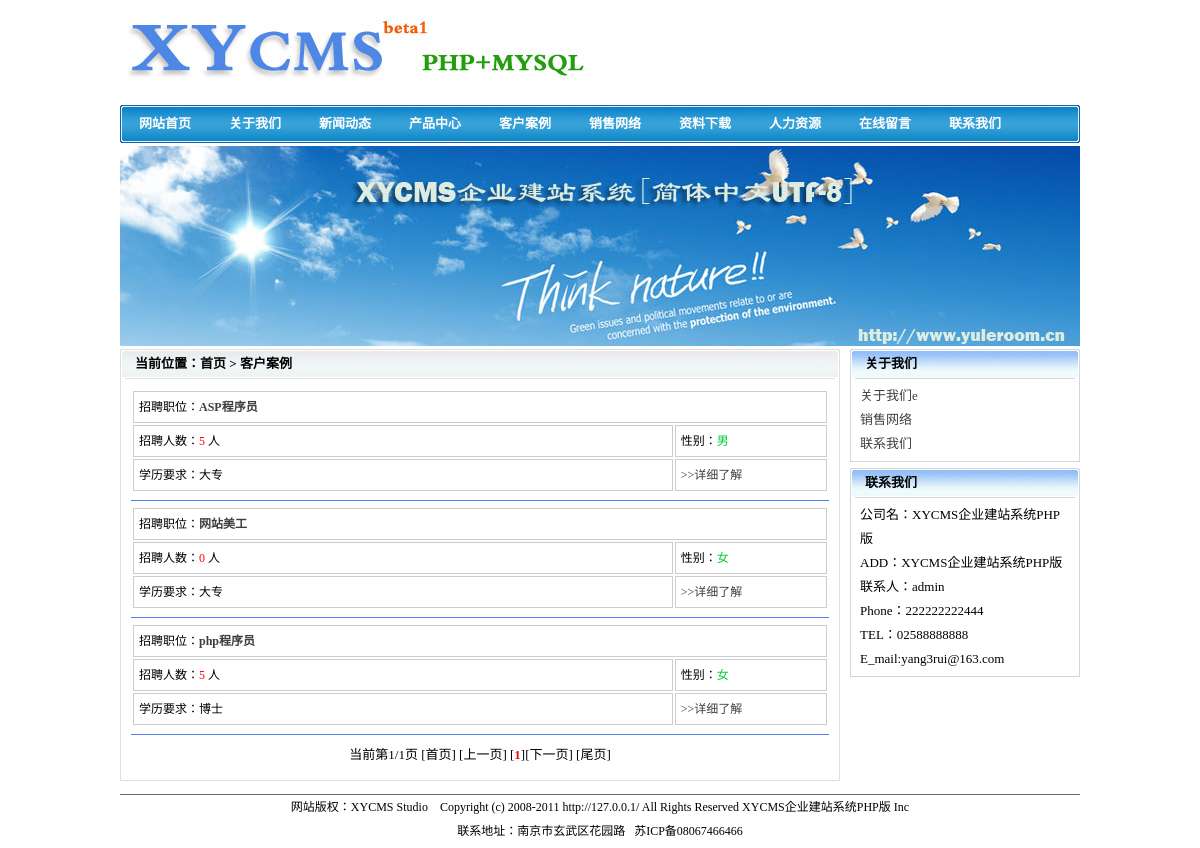
Screenshot of /careers.php with the database file from the repository.
### tables this page shows
CREATE TABLE IF NOT EXISTS `config` (
  `id` int(11) NOT NULL AUTO_INCREMENT,
  `wzname` varchar(255) NOT NULL,
  `descriptions` varchar(255) NOT NULL,
  `keywords` varchar(255) NOT NULL,
  `wzurl` varchar(255) NOT NULL,
  `icp` varchar(255) NOT NULL,
  `managename` varchar(255) NOT NULL,
  `email` varchar(255) NOT NULL,
  `telnum` varchar(255) NOT NULL,
  `phonenum` bigint(20) NOT NULL,
  `faxnum` varchar(255) NOT NULL,
  `qqnum` bigint(20) NOT NULL,
  `address` varchar(255) NOT NULL,
  `wzlogo` varchar(255) NOT NULL,
  `wzlogow` int(11) NOT NULL,
  `wzlogoh` int(11) NOT NULL,
  `gbook_sh` int(11) NOT NULL,
  `on_run` int(11) NOT NULL,
  `off_dc` text NOT NULL,
  PRIMARY KEY (`id`)
);

CREATE TABLE IF NOT EXISTS `menu` (
  `id` int(11) NOT NULL AUTO_INCREMENT,
  `m_title` varchar(255) NOT NULL,
  `m_url` varchar(255) NOT NULL,
  `m_open` varchar(255) NOT NULL,
  `m_px` int(11) NOT NULL,
  PRIMARY KEY (`id`)
);

CREATE TABLE IF NOT EXISTS `xy_zp` (
  `id` int(11) NOT NULL AUTO_INCREMENT,
  `title` varchar(255) NOT NULL,
  `keywords` varchar(255) NOT NULL,
  `descriptions` varchar(255) NOT NULL,
  `renshu` int(11) NOT NULL,
  `degree` varchar(255) NOT NULL,
  `sex` varchar(255) NOT NULL,
  `content` text NOT NULL,
  `c_date` datetime NOT NULL,
  PRIMARY KEY (`id`)
);

CREATE TABLE IF NOT EXISTS `common` (
  `id` int(11) NOT NULL AUTO_INCREMENT,
  `title` varchar(255) NOT NULL,
  `keywords` varchar(255) NOT NULL,
  `descriptions` varchar(255) NOT NULL,
  `pl_id` int(11) NOT NULL,
  `info_from` varchar(255) NOT NULL,
  `info_auth` varchar(255) NOT NULL,
  `content` text NOT NULL,
  `c_date` datetime NOT NULL,
  PRIMARY KEY (`id`)
);

### careers.php (the view, shortened to what this page needs)
<?php include_once 'inc/xycms.php';?>
<?php include_once 'pages.php';?>
<!DOCTYPE html PUBLIC "-//W3C//DTD XHTML 1.0 Transitional//EN" "http://www.w3.org/TR/xhtml1/DTD/xhtml1-transitional.dtd">
<html xmlns="http://www.w3.org/1999/xhtml">
<head>
<link href="style/index.css" type="text/css" rel="stylesheet" />
</head>
<body>
<div id="contain">
  <div id="head">
    <?php include_once 'header.php';?>
  </div>
  <div id="focus">
    <img src="adv/focus.jpg" alt="焦点图" />
  </div>
  <div id="dc">
    <div class="dc_l">
      <div class="dc_l_t">
        <h3>当前位置：首页 > 客户案例</h3>
      </div>
      <div class="dc_l_c">
        <div class="dc_l_c_c">
          <?php
			$page_size=5;
			$sub_pages=10;
			$pageCurrent=$_GET["page"];
			if(!$pageCurrent) $pageCurrent=1;
			$sub_nums = ($pageCurrent-1)*$page_size;
			$subPage_link="careers.php?page=";
			$query="select count(*) as total from xy_zp order by id desc";
			$sqlsql = "select * from xy_zp order by id desc limit $sub_nums,$page_size";
			$res=mysql_query($query);
			$nums=mysql_result($res,0,"total");
			$ttd=mysql_query($sqlsql);
			while($rs =mysql_fetch_array($ttd)){
			?>
          <div class="rlzy">
            <table width="100%">
              <tr>
                <td colspan="2" class="gkktd">招聘职位：<a href="showcareers.php?id=<?php echo $rs['id'];?>" target="_self"><strong><?php echo $rs['title'];?></strong></a></td>
              </tr>
              <tr>
                <td width="78%" class="gkktd">招聘人数：<font color="#FF0000"><?php echo $rs['renshu'];?></font> 人</td>
                <td width="22%" class="gkktd">性别：<font color="#00CC33"><?php echo $rs['sex'];?></font></td>
              </tr>
              <tr>
                <td class="gkktd">学历要求：<?php echo $rs['degree'];?></td>
                <td class="gkktd"><a href="showcareers.php?id=<?php echo $rs['id'];?>" target="_self">>>详细了解</a></td>
              </tr>
            </table>
          </div>
          <div class="line5">
          </div>
          <?php } ?>
          <div class="pages"><?php $subPages=new SubPages($page_size,$nums,$pageCurrent,$sub_pages,$subPage_link,2); ?></div>
        </div>
      </div>
    </div>
    <div class="dc_r">
      <div class="dc_r_t">
        <h3>关于我们</h3>
      </div>
      <div class="dc_r_c">
        <div class="dc_r_c_c">
          <ul>
            <?php echo xycms_commonlist();?>
          </ul>
        </div>
      </div>
      <div class="dc_r_t">
        <h3>联系我们</h3>
      </div>
      <div class="dc_r_c">
        <div class="dc_r_c_c">
          <ul>
            <li>公司名：<?php echo $wzname;?></li>
            <li>ADD：<?php echo $wzname;?></li>
            <li>联系人：<?php echo $managename;?></li>
            <li>Phone：<?php echo $phonenum;?></li>
            <li>TEL：<?php echo $telnum;?></li>
            <li>E_mail:<?php echo $email;?></li>
          </ul>
        </div>
      </div>
    </div>
  </div>
  <div id="foot">
    <?php include_once 'footer.php'; ?>
  </div>
</div>
</body>
</html>

### header.php (shortened to what this page needs)
<div class="h_logo">
  <img src="<?php echo $wzlogo;?>" width="<?php echo $wzlogow;?>" height="<?php echo $wzlogoh;?>" alt="<?php echo $wzname;?>" />
</div>
<div class="h_nav">
  <ul>
    <?php
    $sql="select * from menu order by m_px asc";
    $result=mysql_query($sql);
    while($rs=mysql_fetch_array($result)){
    ?>
    <li><a href="<?php echo $rs['m_url'];?>" target="<?php echo $rs['m_open'];?>" title="<?php echo $rs['m_title'];?>"><?php echo $rs['m_title'];?></a></li>
    <?php
    }
	?>
  </ul>
</div>

### pages.php (shortened to what this page needs)
<?php
class SubPages{
private $current_page;
private $sub_pages;
private $pageNums;
private $subPage_link;
function __construct($each_disNums,$nums,$current_page,$sub_pages,$subPage_link,$subPage_type){
   if(!$current_page){
    $this->current_page=1;
   }else{
    $this->current_page=intval($current_page);
   }
   $this->sub_pages=intval($sub_pages);
   $this->pageNums=ceil($nums/$each_disNums);
   $this->subPage_link=$subPage_link;
   $this->show_SubPages($subPage_type);
}
function show_SubPages($subPage_type){
   if($subPage_type == 1){
    $this->subPageCss1();
   }elseif ($subPage_type == 2){
    $this->subPageCss2();
   }
}
function construct_num_Page(){
   if($this->pageNums < $this->sub_pages){
    $current_array=array();
    for($i=0;$i<$this->pageNums;$i++){
     $current_array[$i]=$i+1;
    }
   }
   return $current_array;
}
function subPageCss2(){
   $subPageCss2Str="";
   $subPageCss2Str.="当前第".$this->current_page."/".$this->pageNums."页 ";
   if($this->current_page > 1){
    $firstPageUrl=$this->subPage_link."1";
    $prewPageUrl=$this->subPage_link.($this->current_page-1);
    $subPageCss2Str.="[<a href='$firstPageUrl'>首页</a>] ";
    $subPageCss2Str.="[<a href='$prewPageUrl'>上一页</a>] ";
   }else {
    $subPageCss2Str.="[首页] ";
    $subPageCss2Str.="[上一页] ";
   }
   $a=$this->construct_num_Page();
   for($i=0;$i<count($a);$i++){
    $s=$a[$i];
    if($s == $this->current_page ){
     $subPageCss2Str.="[<span style='color:red;font-weight:bold;'>".$s."</span>]";
    }else{
     $url=$this->subPage_link.$s;
     $subPageCss2Str.="[<a href='$url'>".$s."</a>]";
    }
   }
   if($this->current_page < $this->pageNums){
    $lastPageUrl=$this->subPage_link.$this->pageNums;
    $nextPageUrl=$this->subPage_link.($this->current_page+1);
    $subPageCss2Str.=" [<a href='$nextPageUrl'>下一页</a>] ";
    $subPageCss2Str.="[<a href='$lastPageUrl'>尾页</a>] ";
   }else {
    $subPageCss2Str.="[下一页] ";
    $subPageCss2Str.="[尾页] ";
   }
   echo $subPageCss2Str;
}
}
?>

### inc/xycms.php (shortened to what this page needs)
<?php
$sql="select * from config where id=1";
$result=mysql_query($sql);
$rs=mysql_fetch_array($result);
$wzname=$rs['wzname'];
$wzurl=$rs['wzurl'];
$icp=$rs['icp'];
$managename=$rs['managename'];
$email=$rs['email'];
$telnum=$rs['telnum'];
$phonenum=$rs['phonenum'];
$address=$rs['address'];
$wzlogo=$rs['wzlogo'];
$wzlogow=$rs['wzlogow'];
$wzlogoh=$rs['wzlogoh'];
function xycms_commonlist(){
  $sql="select * from common order by id asc";
  $result=mysql_query($sql);
  while($rs=mysql_fetch_array($result)){
    echo "<li><a href='common.php?id=".$rs['id']."' target='_blank'>".$rs['title']."</a></li>";
  }
}
?>

### footer.php
<div class="foot_line">
</div>
<div class="foot_dc">
网站版权：XYCMS Studio&nbsp;&nbsp;&nbsp;&nbsp;Copyright (c) 2008-2011 <?php echo $wzurl;?> All Rights Reserved  <?php echo $wzname;?> Inc
</div>
<div class="foot_dc">
联系地址：<?php echo $address;?> &nbsp; <?php echo $icp;?>
</div>

### style/index.css (style rules this page uses)
* { margin:0px; padding:0px; }
body { font-size:12px; }
img { border:0; }
ul { list-style:none; }
a { text-decoration:none; color:#3E3E3E; }
h3 { font:bold 13px/30px "宋体"; padding-left:15px; }
.pages { text-align:center; line-height:30px; font-size:13px; }
.line5 { width:100%; height:2px; border-bottom:#4D80F7 1px solid; overflow:hidden; margin:5px auto; }
#contain { width:964px; margin:0px auto; }
#head { width:960px; margin:0px auto; }
.h_logo { width:960px; height:100px; }
.h_nav { width:960px; height:38px; margin-top:5px; background:url(../images/nav_bg.gif) no-repeat; }
.h_nav li { width:90px; float:left; text-align:center; font:bold 13px/38px "宋体"; color:#FFFFFF; }
.h_nav li a:link { color:#FFFFFF; }
#focus { width:960px; margin:3px auto; font-size:0px; }
#foot { width:960px; margin:5px auto; }
.foot_line { width:100%; height:2px; overflow:hidden; border-bottom:1px #6C6C6C solid; }
.foot_dc { width:100%; line-height:24px; text-align:center; }
#dc { width:960px; margin:0px auto; }
.dc_l { width:720px; float:left; margin-right:10px; }
.dc_l_t { width:100%; height:30px; background:url(../images/r_t.gif) no-repeat; }
.dc_l_c { width:718px; border:1px #dee0e0 solid; border-top-style:none; overflow:hidden; margin-bottom:6px; }
.dc_l_c_c { width:698px; margin:10px; overflow:hidden; }
.dc_r { width:230px; float:right; }
.dc_r_t { wwidth:100%; height:30px; background:url(../images/l_t.gif) no-repeat; }
.dc_r_c { width:228px; border:1px #ccdae0 solid; border-top-style:none; overflow:hidden; margin-bottom:6px; }
.dc_r_c_c { width:210px; margin:5px 9px; overflow:hidden; }
.dc_r_c_c li { font:13px/24px "宋体"; }
.rlzy { width:100%; }
.gkktd { line-height:30px; border:1px solid #CDCDCD; padding:0px 5px; }

### rows the page displays
config: wzlogo (picture), wzname "XYCMS企业建站系统PHP版", managename "admin", phonenum "222222222444", telnum "02588888888", email "yang3rui@163.com", wzurl "http://127.0.0.1/", address "南京市玄武区花园路", icp "苏ICP备08067466466"
menu: m_title "网站首页"
menu: m_title "关于我们"
menu: m_title "新闻动态"
menu: m_title "产品中心"
menu: m_title "客户案例"
menu: m_title "销售网络"
menu: m_title "资料下载"
menu: m_title "人力资源"
menu: m_title "在线留言"
menu: m_title "联系我们"
xy_zp: title "ASP程序员", renshu "5", sex "男", degree "大专"
xy_zp: title "网站美工", renshu "0", sex "女", degree "大专"
xy_zp: title "php程序员", renshu "5", sex "女", degree "博士", id "[下一页] [尾页]"
common: title "关于我们e"
common: title "销售网络"
common: title "联系我们"

### other values shown
$subPageCss2Str "当前第1/1页"
$s "1"
